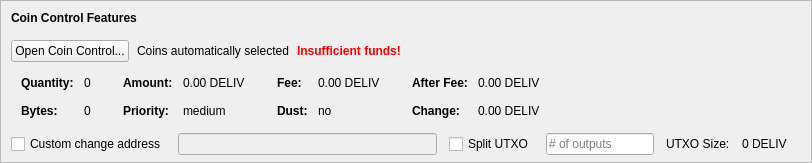
    <widget class="QFrame" name="frameCoinControl">
     <property name="sizePolicy">
      <sizepolicy hsizetype="Expanding" vsizetype="Expanding">
       <horstretch>0</horstretch>
       <verstretch>0</verstretch>
      </sizepolicy>
     </property>
     <property name="maximumSize">
      <size>
       <width>16777215</width>
       <height>16777215</height>
      </size>
     </property>
     <property name="frameShape">
      <enum>QFrame::StyledPanel</enum>
     </property>
     <property name="frameShadow">
      <enum>QFrame::Sunken</enum>
     </property>
     <layout class="QVBoxLayout" name="verticalLayoutCoinControl2">
      <property name="spacing">
       <number>0</number>
      </property>
      <property name="leftMargin">
       <number>0</number>
      </property>
      <property name="topMargin">
       <number>0</number>
      </property>
      <property name="rightMargin">
       <number>0</number>
      </property>
      <property name="bottomMargin">
       <number>6</number>
      </property>
      <item>
       <layout class="QVBoxLayout" name="verticalLayoutCoinControl" stretch="0,0,0,0,1">
        <property name="spacing">
         <number>0</number>
        </property>
        <property name="leftMargin">
         <number>10</number>
        </property>
        <property name="topMargin">
         <number>10</number>
        </property>
        <item>
         <layout class="QHBoxLayout" name="horizontalLayoutCoinControl1">
          <property name="bottomMargin">
           <number>15</number>
          </property>
          <item>
           <widget class="QLabel" name="labelCoinControlFeatures">
            <property name="sizePolicy">
             <sizepolicy hsizetype="Preferred" vsizetype="Maximum">
              <horstretch>0</horstretch>
              <verstretch>0</verstretch>
             </sizepolicy>
            </property>
            <property name="font">
             <font>
              <weight>75</weight>
              <bold>true</bold>
             </font>
            </property>
            <property name="styleSheet">
             <string notr="true">font-weight:bold;</string>
            </property>
            <property name="text">
             <string>Coin Control Features</string>
            </property>
           </widget>
          </item>
         </layout>
        </item>
        <item>
         <layout class="QHBoxLayout" name="horizontalLayoutCoinControl2" stretch="0,0,0,0">
          <property name="spacing">
           <number>8</number>
          </property>
          <property name="bottomMargin">
           <number>10</number>
          </property>
          <item>
           <widget class="QPushButton" name="pushButtonCoinControl">
            <property name="styleSheet">
             <string notr="true"/>
            </property>
            <property name="text">
             <string>Open Coin Control...</string>
            </property>
            <property name="autoDefault">
             <bool>false</bool>
            </property>
           </widget>
          </item>
          <item>
           <widget class="QLabel" name="labelCoinControlAutomaticallySelected">
            <property name="text">
             <string>Coins automatically selected</string>
            </property>
            <property name="margin">
             <number>5</number>
            </property>
           </widget>
          </item>
          <item>
           <widget class="QLabel" name="labelCoinControlInsuffFunds">
            <property name="font">
             <font>
              <weight>75</weight>
              <bold>true</bold>
             </font>
            </property>
            <property name="styleSheet">
             <string notr="true">color:red;font-weight:bold;</string>
            </property>
            <property name="text">
             <string>Insufficient funds!</string>
            </property>
            <property name="margin">
             <number>5</number>
            </property>
           </widget>
          </item>
          <item>
           <spacer name="horizontalSpacerCoinControl">
            <property name="orientation">
             <enum>Qt::Horizontal</enum>
            </property>
            <property name="sizeHint" stdset="0">
             <size>
              <width>40</width>
              <height>1</height>
             </size>
            </property>
           </spacer>
          </item>
         </layout>
        </item>
        <item>
         <widget class="QWidget" name="widgetCoinControl" native="true">
          <property name="sizePolicy">
           <sizepolicy hsizetype="Preferred" vsizetype="Preferred">
            <horstretch>0</horstretch>
            <verstretch>0</verstretch>
           </sizepolicy>
          </property>
          <property name="minimumSize">
           <size>
            <width>0</width>
            <height>0</height>
           </size>
          </property>
          <property name="styleSheet">
           <string notr="true"/>
          </property>
          <layout class="QHBoxLayout" name="horizontalLayoutCoinControl5">
           <property name="leftMargin">
            <number>0</number>
           </property>
           <property name="topMargin">
            <number>0</number>
           </property>
           <property name="rightMargin">
            <number>0</number>
           </property>
           <property name="bottomMargin">
            <number>0</number>
           </property>
           <item>
            <layout class="QHBoxLayout" name="horizontalLayoutCoinControl3" stretch="0,0,0,1">
             <property name="spacing">
              <number>20</number>
             </property>
             <property name="topMargin">
              <number>0</number>
             </property>
             <property name="bottomMargin">
              <number>10</number>
             </property>
             <item>
              <layout class="QFormLayout" name="formLayoutCoinControl1">
               <property name="horizontalSpacing">
                <number>10</number>
               </property>
               <property name="verticalSpacing">
                <number>14</number>
               </property>
               <property name="leftMargin">
                <number>10</number>
               </property>
               <property name="topMargin">
                <number>4</number>
               </property>
               <property name="rightMargin">
                <number>6</number>
               </property>
               <item row="0" column="0">
                <widget class="QLabel" name="labelCoinControlQuantityText">
                 <property name="font">
                  <font>
                   <weight>75</weight>
                   <bold>true</bold>
                  </font>
                 </property>
                 <property name="text">
                  <string>Quantity:</string>
                 </property>
                 <property name="margin">
                  <number>0</number>
                 </property>
                </widget>
               </item>
               <item row="0" column="1">
                <widget class="QLabel" name="labelCoinControlQuantity">
                 <property name="cursor">
                  <cursorShape>IBeamCursor</cursorShape>
                 </property>
                 <property name="contextMenuPolicy">
                  <enum>Qt::ActionsContextMenu</enum>
                 </property>
                 <property name="text">
                  <string notr="true">0</string>
                 </property>
                 <property name="margin">
                  <number>0</number>
                 </property>
                 <property name="textInteractionFlags">
                  <set>Qt::LinksAccessibleByMouse|Qt::TextSelectableByKeyboard|Qt::TextSelectableByMouse</set>
                 </property>
                </widget>
               </item>
               <item row="1" column="0">
                <widget class="QLabel" name="labelCoinControlBytesText">
                 <property name="font">
                  <font>
                   <weight>75</weight>
                   <bold>true</bold>
                  </font>
                 </property>
                 <property name="text">
                  <string>Bytes:</string>
                 </property>
                </widget>
               </item>
               <item row="1" column="1">
                <widget class="QLabel" name="labelCoinControlBytes">
                 <property name="cursor">
                  <cursorShape>IBeamCursor</cursorShape>
                 </property>
                 <property name="contextMenuPolicy">
                  <enum>Qt::ActionsContextMenu</enum>
                 </property>
                 <property name="text">
                  <string notr="true">0</string>
                 </property>
                 <property name="textInteractionFlags">
                  <set>Qt::LinksAccessibleByMouse|Qt::TextSelectableByKeyboard|Qt::TextSelectableByMouse</set>
                 </property>
                </widget>
               </item>
              </layout>
             </item>
             <item>
              <layout class="QFormLayout" name="formLayoutCoinControl2">
               <property name="horizontalSpacing">
                <number>10</number>
               </property>
               <property name="verticalSpacing">
                <number>14</number>
               </property>
               <property name="leftMargin">
                <number>6</number>
               </property>
               <property name="topMargin">
                <number>4</number>
               </property>
               <property name="rightMargin">
                <number>6</number>
               </property>
               <item row="0" column="0">
                <widget class="QLabel" name="labelCoinControlAmountText">
                 <property name="font">
                  <font>
                   <weight>75</weight>
                   <bold>true</bold>
                  </font>
                 </property>
                 <property name="text">
                  <string>Amount:</string>
                 </property>
                 <property name="margin">
                  <number>0</number>
                 </property>
                </widget>
               </item>
               <item row="0" column="1">
                <widget class="QLabel" name="labelCoinControlAmount">
                 <property name="cursor">
                  <cursorShape>IBeamCursor</cursorShape>
                 </property>
                 <property name="contextMenuPolicy">
                  <enum>Qt::ActionsContextMenu</enum>
                 </property>
                 <property name="text">
                  <string notr="true">0.00 DELIV</string>
                 </property>
                 <property name="textInteractionFlags">
                  <set>Qt::LinksAccessibleByMouse|Qt::TextSelectableByKeyboard|Qt::TextSelectableByMouse</set>
                 </property>
                </widget>
               </item>
               <item row="1" column="0">
                <widget class="QLabel" name="labelCoinControlPriorityText">
                 <property name="font">
                  <font>
                   <weight>75</weight>
                   <bold>true</bold>
                  </font>
                 </property>
                 <property name="text">
                  <string>Priority:</string>
                 </property>
                </widget>
               </item>
               <item row="1" column="1">
                <widget class="QLabel" name="labelCoinControlPriority">
                 <property name="cursor">
                  <cursorShape>IBeamCursor</cursorShape>
                 </property>
                 <property name="contextMenuPolicy">
                  <enum>Qt::ActionsContextMenu</enum>
                 </property>
                 <property name="text">
                  <string>medium</string>
                 </property>
                 <property name="textInteractionFlags">
                  <set>Qt::LinksAccessibleByMouse|Qt::TextSelectableByKeyboard|Qt::TextSelectableByMouse</set>
                 </property>
                </widget>
               </item>
              </layout>
             </item>
             <item>
              <layout class="QFormLayout" name="formLayoutCoinControl3">
               <property name="horizontalSpacing">
                <number>10</number>
               </property>
               <property name="verticalSpacing">
                <number>14</number>
               </property>
               <property name="leftMargin">
                <number>6</number>
               </property>
               <property name="topMargin">
                <number>4</number>
               </property>
               <property name="rightMargin">
                <number>6</number>
               </property>
               <item row="0" column="0">
                <widget class="QLabel" name="labelCoinControlFeeText">
                 <property name="font">
                  <font>
                   <weight>75</weight>
                   <bold>true</bold>
                  </font>
                 </property>
                 <property name="text">
                  <string>Fee:</string>
                 </property>
                 <property name="margin">
                  <number>0</number>
                 </property>
                </widget>
               </item>
               <item row="0" column="1">
                <widget class="QLabel" name="labelCoinControlFee">
                 <property name="cursor">
                  <cursorShape>IBeamCursor</cursorShape>
                 </property>
                 <property name="contextMenuPolicy">
                  <enum>Qt::ActionsContextMenu</enum>
                 </property>
                 <property name="text">
                  <string notr="true">0.00 DELIV</string>
                 </property>
                 <property name="textInteractionFlags">
                  <set>Qt::LinksAccessibleByMouse|Qt::TextSelectableByKeyboard|Qt::TextSelectableByMouse</set>
                 </property>
                </widget>
               </item>
               <item row="1" column="0">
                <widget class="QLabel" name="labelCoinControlLowOutputText">
                 <property name="font">
                  <font>
                   <weight>75</weight>
                   <bold>true</bold>
                  </font>
                 </property>
                 <property name="text">
                  <string>Dust:</string>
                 </property>
                </widget>
               </item>
               <item row="1" column="1">
                <widget class="QLabel" name="labelCoinControlLowOutput">
                 <property name="cursor">
                  <cursorShape>IBeamCursor</cursorShape>
                 </property>
                 <property name="contextMenuPolicy">
                  <enum>Qt::ActionsContextMenu</enum>
                 </property>
                 <property name="text">
                  <string>no</string>
                 </property>
                 <property name="textInteractionFlags">
                  <set>Qt::LinksAccessibleByMouse|Qt::TextSelectableByKeyboard|Qt::TextSelectableByMouse</set>
                 </property>
                </widget>
               </item>
              </layout>
             </item>
             <item>
              <layout class="QFormLayout" name="formLayoutCoinControl4">
               <property name="horizontalSpacing">
                <number>10</number>
               </property>
               <property name="verticalSpacing">
                <number>14</number>
               </property>
               <property name="leftMargin">
                <number>6</number>
               </property>
               <property name="topMargin">
                <number>4</number>
               </property>
               <property name="rightMargin">
                <number>6</number>
               </property>
               <item row="0" column="0">
                <widget class="QLabel" name="labelCoinControlAfterFeeText">
                 <property name="font">
                  <font>
                   <weight>75</weight>
                   <bold>true</bold>
                  </font>
                 </property>
                 <property name="text">
                  <string>After Fee:</string>
                 </property>
                 <property name="margin">
                  <number>0</number>
                 </property>
                </widget>
               </item>
               <item row="0" column="1">
                <widget class="QLabel" name="labelCoinControlAfterFee">
                 <property name="cursor">
                  <cursorShape>IBeamCursor</cursorShape>
                 </property>
                 <property name="contextMenuPolicy">
                  <enum>Qt::ActionsContextMenu</enum>
                 </property>
                 <property name="text">
                  <string notr="true">0.00 DELIV</string>
                 </property>
                 <property name="textInteractionFlags">
                  <set>Qt::LinksAccessibleByMouse|Qt::TextSelectableByKeyboard|Qt::TextSelectableByMouse</set>
                 </property>
                </widget>
               </item>
               <item row="1" column="0">
                <widget class="QLabel" name="labelCoinControlChangeText">
                 <property name="font">
                  <font>
                   <weight>75</weight>
                   <bold>true</bold>
                  </font>
                 </property>
                 <property name="text">
                  <string>Change:</string>
                 </property>
                </widget>
               </item>
               <item row="1" column="1">
                <widget class="QLabel" name="labelCoinControlChange">
                 <property name="cursor">
                  <cursorShape>IBeamCursor</cursorShape>
                 </property>
                 <property name="contextMenuPolicy">
                  <enum>Qt::ActionsContextMenu</enum>
                 </property>
                 <property name="text">
                  <string notr="true">0.00 DELIV</string>
                 </property>
                 <property name="textInteractionFlags">
                  <set>Qt::LinksAccessibleByMouse|Qt::TextSelectableByKeyboard|Qt::TextSelectableByMouse</set>
                 </property>
                </widget>
               </item>
              </layout>
             </item>
            </layout>
           </item>
          </layout>
         </widget>
        </item>
        <item>
         <layout class="QHBoxLayout" name="horizontalLayoutCoinControl4" stretch="0,0,0,0,0,0,0">
          <property name="spacing">
           <number>12</number>
          </property>
          <property name="sizeConstraint">
           <enum>QLayout::SetDefaultConstraint</enum>
          </property>
          <property name="topMargin">
           <number>5</number>
          </property>
          <property name="rightMargin">
           <number>5</number>
          </property>
          <item>
           <widget class="QCheckBox" name="checkBoxCoinControlChange">
            <property name="toolTip">
             <string>If this is activated, but the change address is empty or invalid, change will be sent to a newly generated address.</string>
            </property>
            <property name="text">
             <string>Custom change address</string>
            </property>
           </widget>
          </item>
          <item>
           <widget class="QValidatedLineEdit" name="lineEditCoinControlChange">
            <property name="enabled">
             <bool>false</bool>
            </property>
            <property name="sizePolicy">
             <sizepolicy hsizetype="Expanding" vsizetype="Fixed">
              <horstretch>0</horstretch>
              <verstretch>0</verstretch>
             </sizepolicy>
            </property>
           </widget>
          </item>
          <item>
           <widget class="QCheckBox" name="splitBlockCheckBox">
            <property name="text">
             <string>Split UTXO</string>
            </property>
           </widget>
          </item>
          <item>
           <widget class="QLineEdit" name="splitBlockLineEdit">
            <property name="sizePolicy">
             <sizepolicy hsizetype="Fixed" vsizetype="Fixed">
              <horstretch>50</horstretch>
              <verstretch>0</verstretch>
             </sizepolicy>
            </property>
            <property name="placeholderText">
             <string># of outputs</string>
            </property>
           </widget>
          </item>
          <item>
           <widget class="QLabel" name="labelBlockSizeText">
            <property name="text">
             <string>UTXO Size:</string>
            </property>
           </widget>
          </item>
          <item>
           <widget class="QLabel" name="labelBlockSize">
            <property name="text">
             <string>0 DELIV</string>
            </property>
           </widget>
          </item>
          <item>
           <widget class="QLabel" name="labelCoinControlChangeLabel">
            <property name="sizePolicy">
             <sizepolicy hsizetype="Preferred" vsizetype="Expanding">
              <horstretch>0</horstretch>
              <verstretch>0</verstretch>
             </sizepolicy>
            </property>
            <property name="minimumSize">
             <size>
              <width>0</width>
              <height>0</height>
             </size>
            </property>
            <property name="text">
             <string/>
            </property>
            <property name="margin">
             <number>3</number>
            </property>
           </widget>
          </item>
         </layout>
        </item>
        <item>
         <spacer name="verticalSpacerCoinControl">
          <property name="orientation">
           <enum>Qt::Vertical</enum>
          </property>
          <property name="sizeHint" stdset="0">
           <size>
            <width>800</width>
            <height>1</height>
           </size>
          </property>
         </spacer>
        </item>
       </layout>
      </item>
     </layout>
    </widget>
